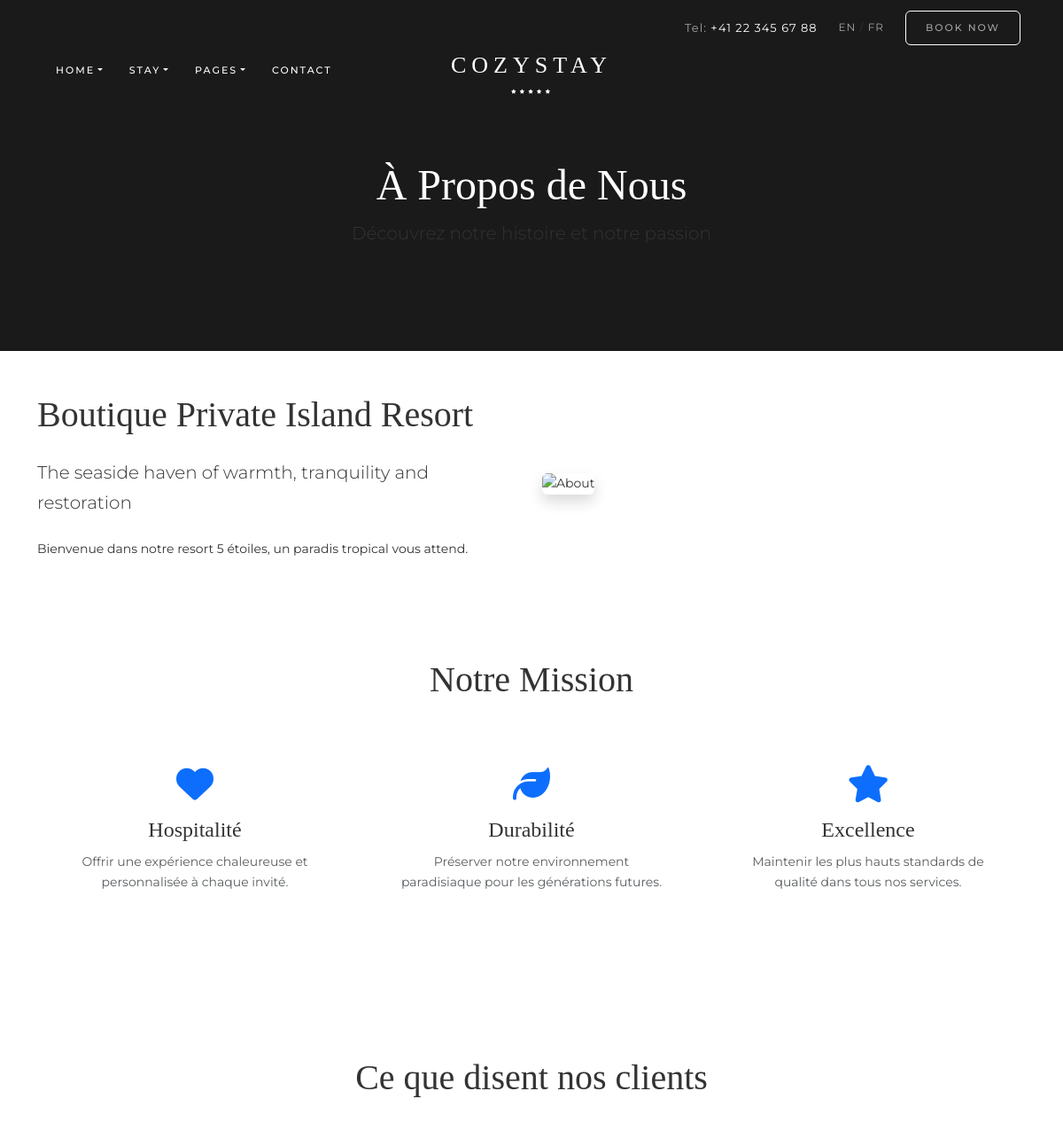
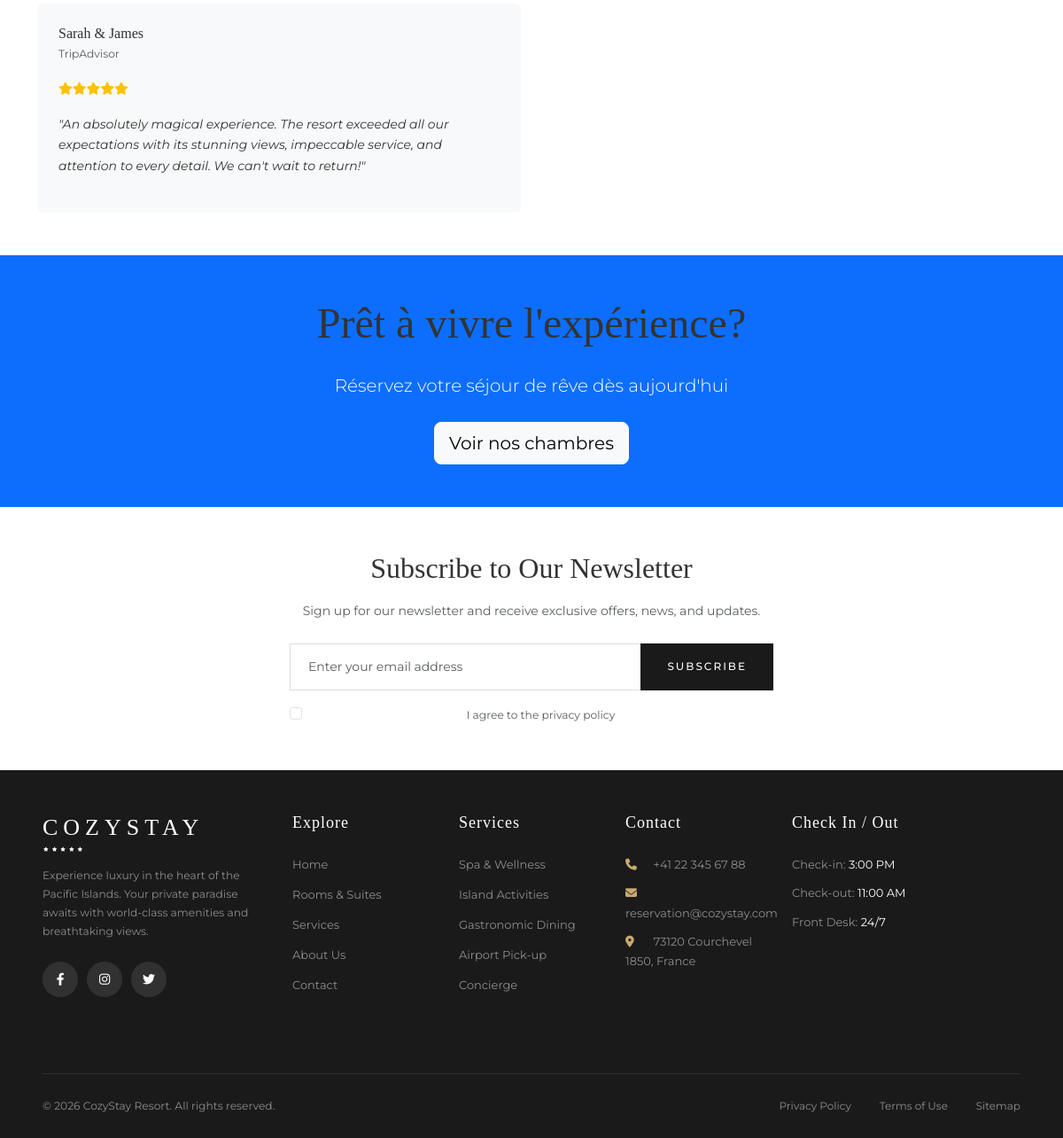
Page /about.php on the committed database (2 pictures, top to bottom).
### tables this page shows
CREATE TABLE IF NOT EXISTS `contact_info` (
  `id` int(11) NOT NULL AUTO_INCREMENT,
  `phone` varchar(50) NOT NULL DEFAULT '+41 22 345 67 88',
  `email` varchar(200) NOT NULL DEFAULT 'reservation@cozystay.com',
  `address` text NOT NULL,
  `facebook` varchar(500) DEFAULT '',
  `instagram` varchar(500) DEFAULT '',
  `twitter` varchar(500) DEFAULT '',
  `youtube` varchar(500) DEFAULT '',
  `google_maps_embed` text,
  PRIMARY KEY (`id`)
);

CREATE TABLE IF NOT EXISTS `hero_sections` (
  `id` int(11) NOT NULL AUTO_INCREMENT,
  `title` varchar(200) NOT NULL,
  `subtitle` varchar(300) NOT NULL,
  `description` text,
  `background_image` varchar(500) DEFAULT NULL,
  `button_text` varchar(50) DEFAULT 'Book Now',
  `button_link` varchar(200) DEFAULT '/rooms.php',
  `is_active` tinyint(1) DEFAULT 1,
  `order_position` int(11) DEFAULT 0,
  `created_at` datetime DEFAULT CURRENT_TIMESTAMP,
  `updated_at` datetime DEFAULT CURRENT_TIMESTAMP ON UPDATE CURRENT_TIMESTAMP,
  PRIMARY KEY (`id`)
);

CREATE TABLE IF NOT EXISTS `testimonials` (
  `id` int(11) NOT NULL AUTO_INCREMENT,
  `author` varchar(200) NOT NULL,
  `source` varchar(100) DEFAULT 'TripAdvisor',
  `content` text NOT NULL,
  `rating` int(11) DEFAULT 5,
  `image` varchar(500) DEFAULT NULL,
  `is_active` tinyint(1) DEFAULT 1,
  `order_position` int(11) DEFAULT 0,
  `created_at` datetime DEFAULT CURRENT_TIMESTAMP,
  PRIMARY KEY (`id`)
);

### about.php (the view, shortened to what this page needs)
<?php
require_once __DIR__ . '/includes/functions.php';
$db = getDB();
$hero = $db->query("SELECT * FROM hero_sections WHERE is_active = 1 ORDER BY order_position ASC LIMIT 1")->fetch();
$testimonials = $db->query("SELECT * FROM testimonials WHERE is_active = 1 ORDER BY order_position ASC")->fetchAll();
include __DIR__ . '/includes/header.php';
?>
<section class="page-header">
    <div class="container">
        <h1 class="display-4">À Propos de Nous</h1>
        <p class="lead">Découvrez notre histoire et notre passion</p>
    </div>
</section>
<section class="py-5">
    <div class="container">
        <?php if ($hero): ?>
        <div class="row align-items-center mb-5">
            <div class="col-lg-6 mb-4 mb-lg-0">
                <h2 class="display-6 mb-4"><?= e($hero['title']) ?></h2>
                <p class="lead"><?= e($hero['subtitle']) ?></p>
                <div class="mt-4">
                    <?= $hero['description'] ?>
                </div>
            </div>
            <div class="col-lg-6">
                <img src="<?= SITE_URL ?>/assets/images/paulo-evangelista-iJelGtuc52g-unsplash.jpg" alt="About" class="img-fluid rounded shadow">
            </div>
        </div>
        <?php endif; ?>
        <div class="row py-5">
            <div class="col-12">
                <h2 class="display-6 text-center mb-5">Notre Mission</h2>
                <div class="row g-4">
                    <div class="col-md-4 text-center">
                        <div class="p-4">
                            <i class="fas fa-heart fa-3x text-primary mb-3"></i>
                            <h4>Hospitalité</h4>
                            <p class="text-muted">Offrir une expérience chaleureuse et personnalisée à chaque invité.</p>
                        </div>
                    </div>
                    <div class="col-md-4 text-center">
                        <div class="p-4">
                            <i class="fas fa-leaf fa-3x text-primary mb-3"></i>
                            <h4>Durabilité</h4>
                            <p class="text-muted">Préserver notre environnement paradisiaque pour les générations futures.</p>
                        </div>
                    </div>
                    <div class="col-md-4 text-center">
                        <div class="p-4">
                            <i class="fas fa-star fa-3x text-primary mb-3"></i>
                            <h4>Excellence</h4>
                            <p class="text-muted">Maintenir les plus hauts standards de qualité dans tous nos services.</p>
                        </div>
                    </div>
                </div>
            </div>
        </div>
    </div>
</section>
<?php if (!empty($testimonials)): ?>
<section class="py-5">
    <div class="container">
        <h2 class="display-6 text-center mb-5">Ce que disent nos clients</h2>
        <div class="row g-4">
            <?php foreach ($testimonials as $testimonial): ?>
            <div class="col-md-6">
                <div class="testimonial-card p-4 bg-light rounded h-100">
                    <div class="d-flex align-items-center mb-3">
                        <div>
                            <h6 class="mb-0"><?= e($testimonial['author']) ?></h6>
                            <small class="text-muted"><?= e($testimonial['source']) ?></small>
                        </div>
                    </div>
                    <div class="mb-3">
                        <?= renderStars($testimonial['rating']) ?>
                    </div>
                    <p class="fst-italic">"<?= e($testimonial['content']) ?>"</p>
                </div>
            </div>
            <?php endforeach; ?>
        </div>
    </div>
</section>
<?php endif; ?>
<section class="py-5 bg-primary text-white">
    <div class="container text-center">
        <h2 class="display-5 mb-4">Prêt à vivre l'expérience?</h2>
        <p class="lead mb-4">Réservez votre séjour de rêve dès aujourd'hui</p>
        <a href="<?= SITE_URL ?>/rooms.php" class="btn btn-light btn-lg">Voir nos chambres</a>
    </div>
</section>
<?php include __DIR__ . '/includes/footer.php'; ?>

### includes/header.php (shortened to what this page needs)
<?php
require_once __DIR__ . '/functions.php';
$contactInfo = getContactInfo();
?>
<!DOCTYPE html>
<html lang="fr">
<head>
    <link href="https://cdn.jsdelivr.net/npm/bootstrap@5.3.0/dist/css/bootstrap.min.css" rel="stylesheet">
    <link rel="stylesheet" href="https://cdnjs.cloudflare.com/ajax/libs/font-awesome/6.4.0/css/all.min.css">
    <link rel="stylesheet" href="https://cdn.jsdelivr.net/npm/flatpickr/dist/flatpickr.min.css">
    <link rel="stylesheet" href="<?= SITE_URL ?>/assets/css/style.css">
</head>
<body>
    <div class="top-bar d-none d-lg-block">
        <div class="container-fluid px-5">
            <div class="d-flex justify-content-end align-items-center">
                <span class="top-bar-phone me-4">
                    <span class="text-muted">Tel:</span>
                    <?= $contactInfo ? e($contactInfo['phone']) : '+41 22 345 67 88' ?>
                </span>
                <div class="language-switcher me-4">
                    <a href="#" class="active">EN</a> / <a href="#">FR</a>
                </div>
                <a href="<?= SITE_URL ?>/rooms.php" class="btn btn-book-now">Book Now</a>
            </div>
        </div>
    </div>
    <nav class="navbar navbar-expand-lg navbar-dark" id="mainNavbar">
        <div class="container-fluid px-4 px-lg-5">
            <div class="collapse navbar-collapse order-lg-1" id="navbarNav">
                <ul class="navbar-nav">
                    <li class="nav-item dropdown">
                        <a class="nav-link dropdown-toggle" href="<?= SITE_URL ?>/" id="homeDropdown" role="button" data-bs-toggle="dropdown">HOME</a>
                    </li>
                    <li class="nav-item dropdown">
                        <a class="nav-link dropdown-toggle" href="<?= SITE_URL ?>/rooms.php" id="stayDropdown" role="button" data-bs-toggle="dropdown">STAY</a>
                    </li>
                    <li class="nav-item dropdown">
                        <a class="nav-link dropdown-toggle" href="#" id="pagesDropdown" role="button" data-bs-toggle="dropdown">PAGES</a>
                    </li>
                    <li class="nav-item">
                        <a class="nav-link" href="<?= SITE_URL ?>/contact.php">CONTACT</a>
                    </li>
                </ul>
            </div>
            <a class="navbar-brand order-lg-2" href="<?= SITE_URL ?>/">
                <div class="logo-container text-center">
                    <span class="logo-text">COZYSTAY</span>
                    <div class="logo-stars">
                        <i class="fas fa-star"></i><i class="fas fa-star"></i><i class="fas fa-star"></i><i class="fas fa-star"></i><i class="fas fa-star"></i>
                    </div>
                </div>
            </a>
        </div>
    </nav>

### includes/functions.php (shortened to what this page needs)
<?php
function e($str) {
    return htmlspecialchars($str ?? '', ENT_QUOTES, 'UTF-8');
}
function getContactInfo() {
    $db = getDB();
    $stmt = $db->query("SELECT * FROM contact_info LIMIT 1");
    return $stmt->fetch() ?: null;
}
function renderStars($rating, $max = 5) {
    $html = '';
    for ($i = 1; $i <= $max; $i++) {
        if ($i <= $rating) {
            $html .= '<i class="fas fa-star text-warning"></i>';
        } else {
            $html .= '<i class="far fa-star text-warning"></i>';
        }
    }
    return $html;
}

### includes/footer.php (shortened to what this page needs)
    <section class="newsletter-section py-5">
        <div class="container">
            <div class="row justify-content-center">
                <div class="col-lg-6 text-center">
                    <h3 class="newsletter-title mb-3">Subscribe to Our Newsletter</h3>
                    <p class="text-muted mb-4">Sign up for our newsletter and receive exclusive offers, news, and updates.</p>
                    <form class="newsletter-form" action="<?= SITE_URL ?>/process-newsletter.php" method="POST">
                        <div class="input-group">
                            <input type="email" class="form-control" placeholder="Enter your email address">
                            <button class="btn btn-newsletter" type="submit">Subscribe</button>
                        </div>
                        <div class="form-check mt-3">
                            <input class="form-check-input" type="checkbox" id="privacyCheck">
                            <label class="form-check-label text-muted small" for="privacyCheck">I agree to the privacy policy</label>
                        </div>
                    </form>
                </div>
            </div>
        </div>
    </section>
    <footer class="footer">
        <div class="container-fluid px-5">
            <div class="row py-5">
                <div class="col-lg-3 mb-4">
                    <div class="footer-logo mb-3">
                        <h2 class="logo-text text-white">COZYSTAY</h2>
                        <div class="logo-stars text-white">
                            <i class="fas fa-star"></i><i class="fas fa-star"></i><i class="fas fa-star"></i><i class="fas fa-star"></i><i class="fas fa-star"></i>
                        </div>
                    </div>
                    <p class="text-white-50 small">Experience luxury in the heart of the Pacific Islands. Your private paradise awaits with world-class amenities and breathtaking views.</p>
                    <div class="social-links mt-4">
                        <?php if (isset($contactInfo) && $contactInfo): ?>
                            <?php if ($contactInfo['facebook']): ?>
                            <a href="<?= e($contactInfo['facebook']) ?>" class="social-link"><i class="fab fa-facebook-f"></i></a>
                            <?php endif; ?>
                            <?php if ($contactInfo['instagram']): ?>
                            <a href="<?= e($contactInfo['instagram']) ?>" class="social-link"><i class="fab fa-instagram"></i></a>
                            <?php endif; ?>
                            <?php if ($contactInfo['twitter']): ?>
                            <a href="<?= e($contactInfo['twitter']) ?>" class="social-link"><i class="fab fa-twitter"></i></a>
                            <?php endif; ?>
                        <?php endif; ?>
                    </div>
                </div>
                <div class="col-lg-2 col-md-4 mb-4">
                    <h5 class="footer-title text-white mb-4">Explore</h5>
                    <ul class="footer-links list-unstyled">
                        <li><a href="<?= SITE_URL ?>/">Home</a></li>
                        <li><a href="<?= SITE_URL ?>/rooms.php">Rooms & Suites</a></li>
                        <li><a href="<?= SITE_URL ?>/services.php">Services</a></li>
                        <li><a href="<?= SITE_URL ?>/about.php">About Us</a></li>
                        <li><a href="<?= SITE_URL ?>/contact.php">Contact</a></li>
                    </ul>
                </div>
                <div class="col-lg-2 col-md-4 mb-4">
                    <h5 class="footer-title text-white mb-4">Services</h5>
                    <ul class="footer-links list-unstyled">
                        <li><a href="<?= SITE_URL ?>/services.php">Spa & Wellness</a></li>
                        <li><a href="<?= SITE_URL ?>/services.php">Island Activities</a></li>
                        <li><a href="<?= SITE_URL ?>/services.php">Gastronomic Dining</a></li>
                        <li><a href="<?= SITE_URL ?>/services.php">Airport Pick-up</a></li>
                        <li><a href="<?= SITE_URL ?>/services.php">Concierge</a></li>
                    </ul>
                </div>
                <div class="col-lg-2 col-md-4 mb-4">
                    <h5 class="footer-title text-white mb-4">Contact</h5>
                    <ul class="footer-contact list-unstyled">
                        <?php if (isset($contactInfo) && $contactInfo): ?>
                        <li><i class="fas fa-phone me-2"></i> <?= e($contactInfo['phone']) ?></li>
                        <li><i class="fas fa-envelope me-2"></i> <?= e($contactInfo['email']) ?></li>
                        <li><i class="fas fa-map-marker-alt me-2"></i> <?= e($contactInfo['address']) ?></li>
                        <?php else: ?>
                        <li><i class="fas fa-phone me-2"></i> +41 22 345 67 88</li>
                        <li><i class="fas fa-envelope me-2"></i> reservation@cozystay.com</li>
                        <li><i class="fas fa-map-marker-alt me-2"></i> 73120 Courchevel 1850, France</li>
                        <?php endif; ?>
                    </ul>
                </div>
                <div class="col-lg-3 mb-4">
                    <h5 class="footer-title text-white mb-4">Check In / Out</h5>
                    <ul class="footer-hours list-unstyled">
                        <li><span class="text-white-50">Check-in:</span> <span class="text-white">3:00 PM</span></li>
                        <li><span class="text-white-50">Check-out:</span> <span class="text-white">11:00 AM</span></li>
                        <li><span class="text-white-50">Front Desk:</span> <span class="text-white">24/7</span></li>
                    </ul>
                </div>
            </div>
            <div class="footer-bottom py-4">
                <div class="row align-items-center">
                    <div class="col-md-6 text-center text-md-start">
                        <p class="text-white-50 small mb-0">&copy; <?= date('Y') ?> CozyStay Resort. All rights reserved.</p>
                    </div>
                    <div class="col-md-6 text-center text-md-end">
                        <ul class="footer-bottom-links list-inline mb-0">
                            <li class="list-inline-item"><a href="<?= SITE_URL ?>/privacy-policy.php">Privacy Policy</a></li>
                            <li class="list-inline-item"><a href="<?= SITE_URL ?>/terms.php">Terms of Use</a></li>
                            <li class="list-inline-item"><a href="<?= SITE_URL ?>/sitemap.php">Sitemap</a></li>
                        </ul>
                    </div>
                </div>
            </div>
        </div>
    </footer>
</body>
</html>

### rows in the picture
contact_info: phone "+41 22 345 67 88", email "reservation@cozystay.com", address "73120 Courchevel 1850, France"
hero_sections: title "Boutique Private Island Resort", subtitle "The seaside haven of warmth, tranquility and restoration", description "Bienvenue dans notre resort 5 étoiles, un paradis tropical vous attend."
testimonials: author "Sarah & James", source "TripAdvisor", rating 5 (drawn), content "An absolutely magical experience. The resort exceeded all our expectations with its stunning views, impeccable service, and attention to every detail. We can't wait to return!"
